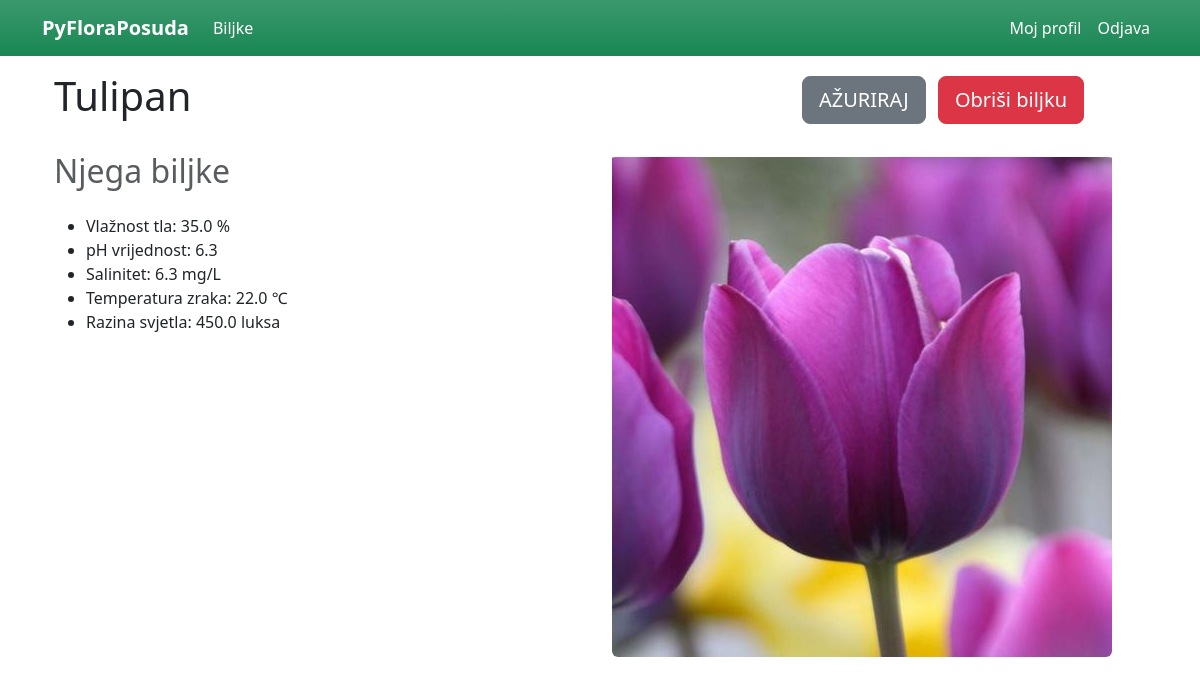
The page /biljka/1 (signed in) on the database its author committed.
### app.py (models this page shows)
class Flower(db.Model):
    id = db.Column(db.Integer, primary_key=True)
    flower_name = db.Column(db.String(100), unique=True, nullable=False)
    flower_img = db.Column(db.String(20), unique=True, nullable=False, default='default.jpg')
    soil_humidity = db.Column(db.Float())
    soil_ph = db.Column(db.Float())
    soil_salinity = db.Column(db.Float())
    env_temperature = db.Column(db.Float())
    light_intensity = db.Column(db.Float())
    plant_pot = db.relationship('PyFloraPot', backref='flower', lazy=True)

### app.py (the view)
@app.route("/biljka/<int:flower_id>")
@login_required
def biljka(flower_id):
    pyflower = Flower.query.get(flower_id)
    return render_template('biljka.html', title='Biljka', pyflower=pyflower)

### app.py (called while the page is built)
@login_manager.user_loader
def load_user(user_id):
    return User.query.get(int(user_id))

### templates/biljka.html (shortened to what this page needs)
{% extends "layout/layout.html" %}
{% block content %}
<div class="container">
    <div class="row mb-4">
        <div class="col-8">
            <h1>{{ pyflower.flower_name }}</h1>
        </div>
        <div class="col-4">
            <a href="{{ url_for('azuriranje_biljke', flower_id=pyflower.id) }}"
                class="btn btn-secondary btn-lg m-1">AŽURIRAJ</a>
            <button type="button" class="btn btn-danger btn-lg m-1" data-bs-toggle="modal"
                data-bs-target="#deleteModal">Obriši biljku</button>
        </div>
    </div>
    <div class="row">
        <div class="col-6">
            <h2 class="text-muted mb-4">Njega biljke</h2>
            <ul class="list-styled">
                <li>Vlažnost tla: {{ pyflower.soil_humidity }} %</li>
                <li>pH vrijednost: {{ pyflower.soil_ph }}</li>
                <li>Salinitet: {{ pyflower.soil_ph }} mg/L</li>
                <li>Temperatura zraka: {{ pyflower.env_temperature }} ℃</li>
                <li>Razina svjetla: {{ pyflower.light_intensity }} luksa</li>
            </ul>
        </div>
        <div class="col-6">
            {% set image_file = url_for('static', filename='assets/biljke/' + pyflower.flower_img) %}
            <img class="rounded img-fluid" style="padding-top: 5px" src="{{ image_file }}">
        </div>
    </div>
</div>
{% endblock content %}

### rows shown on the page
Flower: flower_name "Tulipan", soil_humidity "35.0", soil_ph "6.3", env_temperature "22.0", light_intensity "450.0"
